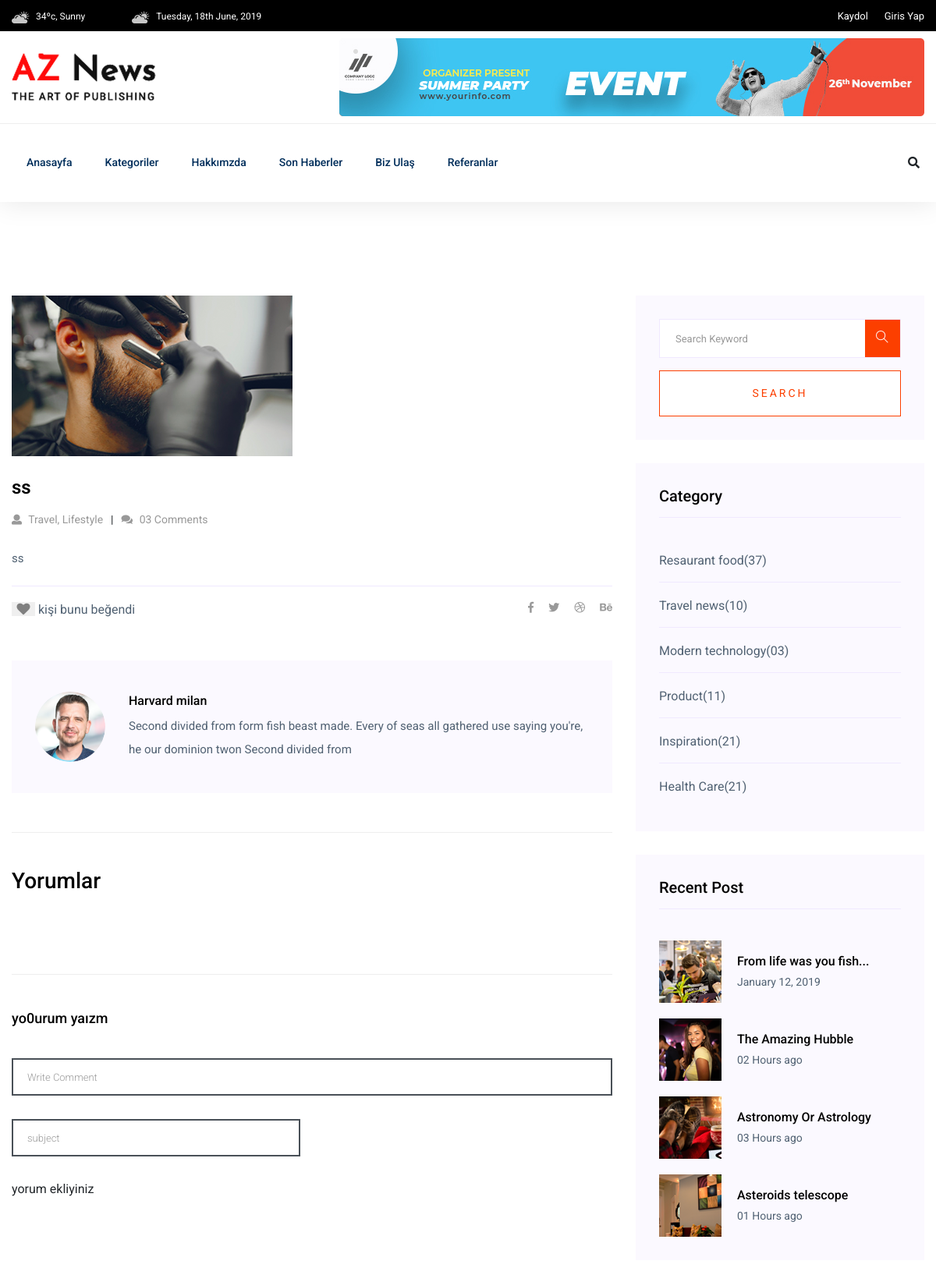
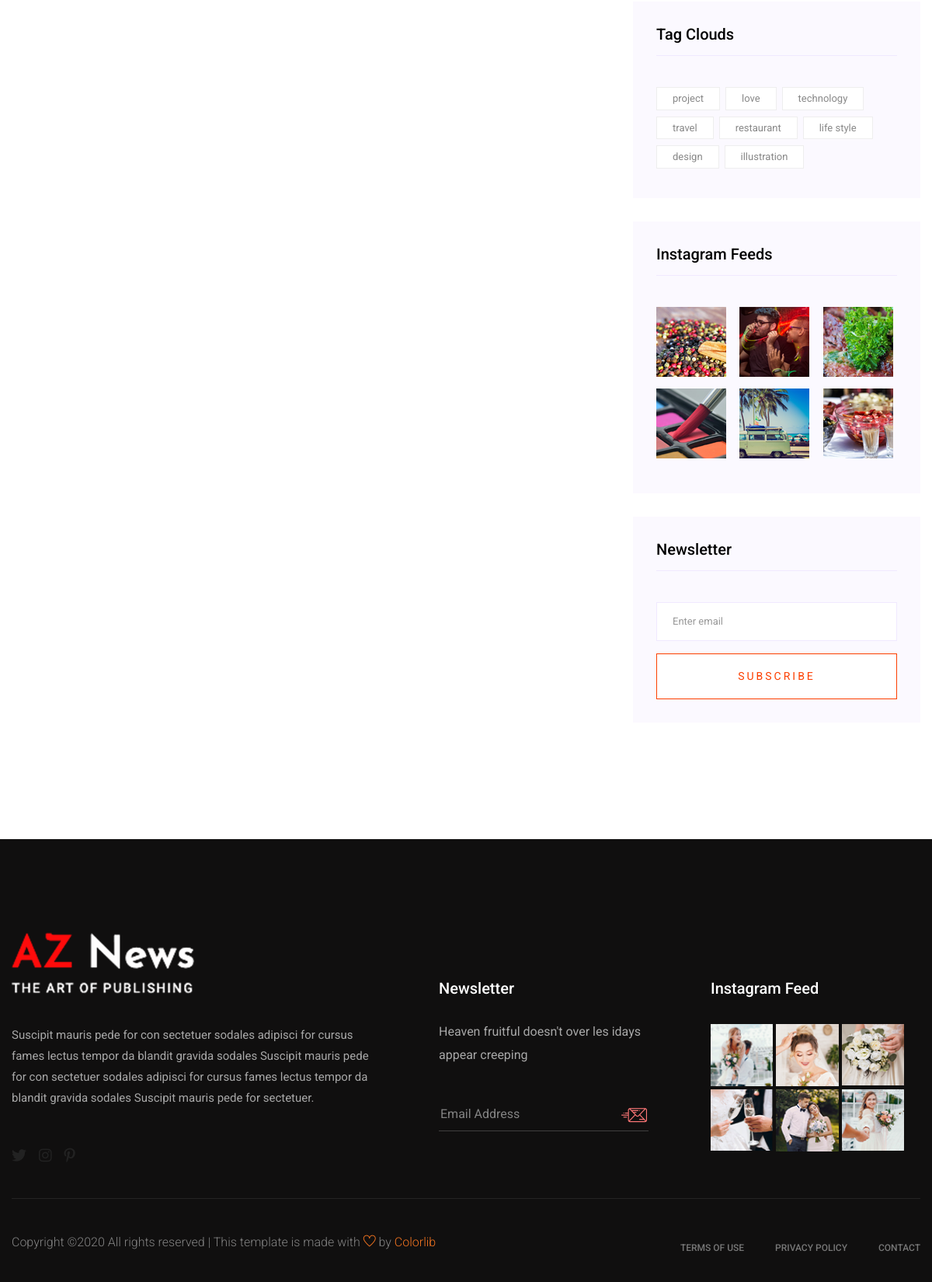
The app's page /detail/58/2 with its own data (2 pictures, top to bottom).
### Events/models.py (models this page shows, shortened)
class News(models.Model):
    Status = (
        ('True', 'Evet'),
        ('False', 'Hayır'),
    )
    category = models.ForeignKey(Category, on_delete=models.CASCADE)
    title = models.CharField(max_length=110, blank=True, )
    keywords = models.CharField(max_length=255, blank=True)
    description = models.CharField(max_length=255, blank=True)
    image = models.ImageField(blank=True, upload_to='image/', null=True)
    detail = models.TextField()
    author = models.CharField(max_length=255, blank=True)
    status = models.CharField(max_length=30, choices=Status)
    tags = models.CharField(max_length=255, blank=True)
    read_time = models.IntegerField(default=0, blank=True)
    likes = models.PositiveIntegerField(default=0)
    slug = models.SlugField(null=False,unique=True)
    create_at = models.DateTimeField(auto_now_add=True)
    update_at = models.DateTimeField(auto_now=True)
    def image_tag(self):
        return mark_safe('<img src="{}" height="50"/>'.format(self.image.url))
    image_tag.short_description = 'Image'

### home/views.py (the view)
# urls.py: path('detail/<slug:slug>/<int:id>', views.detail, name='detail'),
def detail(request, id, slug):
    newss = News.objects.get(pk=id)
    items = Category.objects.all()
    cmnts = Comment.objects.filter(news_id=id, status='True')
    context = {'newss': newss,
               'items': items,
               'cmnts': cmnts,
               }
    return render(request, "detail.html", context)

### home/templates/detail.html (shortened to what this page needs)
{% extends 'mainbase.html' %}
{% load static %}
{% block header %}{% include "header.html" %}{% endblock %}
{% block content %}
    <section class="blog_area single-post-area section-padding">
        <div class="container">
            <div class="row">
                <div class="col-lg-8 posts-list">
                    <div class="single-post">
                        <div class="feature-img">
                            <img class="img-fluid" src="{{ newss.image.url }}" alt="">
                        </div>
                        <div class="blog_details">
                            <h2>{{ newss.description }}
                            </h2>
                            <ul class="blog-info-link mt-3 mb-4">
                                <li><a href="#"><i class="fa fa-user"></i> Travel, Lifestyle</a></li>
                                <li><a href="#"><i class="fa fa-comments"></i> 03 Comments</a></li>
                            </ul>
                            <p>
                                {{ newss.detail }}
                            </p>
                        </div>
                    </div>
                    <div class="navigation-top">
                        <div class="d-sm-flex justify-content-between text-center">
                            <p id="sen">
                                <button id="myinput" class="fa fa-heart" style=" color: gray;border: none"
                                        onClick="mouseClicked()"></button>
                                        kişi bunu beğendi
                            </p>
                            <div class="col-sm-4 text-center my-2 my-sm-0">
                            </div>
                            <ul class="social-icons">
                                <li><a href="#"><i class="fab fa-facebook-f"></i></a></li>
                                <li><a href="#"><i class="fab fa-twitter"></i></a></li>
                                <li><a href="#"><i class="fab fa-dribbble"></i></a></li>
                                <li><a href="#"><i class="fab fa-behance"></i></a></li>
                            </ul>
                        </div>
                    </div>
                    <div class="blog-author">
                        <div class="media align-items-center">
                            <img src="assets/img/blog/author.png" alt="">
                            <div class="media-body">
                                <a href="#">
                                    <h4>Harvard milan</h4>
                                </a>
                                <p>Second divided from form fish beast made. Every of seas all gathered use saying
                                    you're, he
                                    our dominion twon Second divided from</p>
                            </div>
                        </div>
                    </div>
                    <div class="comments-area">
                        <h3>{{ 'Yorumlar' }}</h3>
                    </div>
                    <div class="comment-form">
                        <h4> yo0urum yaızm </h4>
                        <form class="form-contact comment_form" action="/addcomment/{{ newss.id }}" method="post"
                              id="commentForm">
                            <div class="row">
                                <div class="col-12">
                                    <div class="form-group">
                                        <input style="border:solid 2px;" class="form-control w-100" name="comment"
                                               id="comment"
                                               cols="30" rows="9"
                                               placeholder="Write Comment">
                                    </div>
                                </div>
                                <div class="col-sm-6">
                                    <div class="form-group">
                                        <input style="border:solid 2px;" class="form-control" name="subject"
                                               id="subject" type="text"
                                               placeholder="subject">
                                    </div>
                                </div>
                            </div>
                            <div class="form-group">
                                {% if user.id is not None %}
                                    <button type="submit" class="button button-contactForm btn_1 boxed-btn">Send Message
                                    </button>
                                {% else %}
                                    yorum ekliyiniz
                                {% endif %}
                            </div>
                        </form>
                    </div>
                </div>
                <div class="col-lg-4">
                    <div class="blog_right_sidebar">
                        <aside class="single_sidebar_widget search_widget">
                            <form action="#">
                                <div class="form-group">
                                    <div class="input-group mb-3">
                                        <input type="text" class="form-control" placeholder='Search Keyword'
                                               onfocus="this.placeholder = ''"
                                               onblur="this.placeholder = 'Search Keyword'">
                                        <div class="input-group-append">
                                            <button class="btns" type="button"><i class="ti-search"></i></button>
                                        </div>
                                    </div>
                                </div>
                                <button class="button rounded-0 primary-bg text-white w-100 btn_1 boxed-btn"
                                        type="submit">Search
                                </button>
                            </form>
                        </aside>
                        <aside class="single_sidebar_widget post_category_widget">
                            <h4 class="widget_title">Category</h4>
                            <ul class="list cat-list">
                                <li>
                                    <a href="#" class="d-flex">
                                        <p>Resaurant food</p>
                                        <p>(37)</p>
                                    </a>
                                </li>
                                <li>
                                    <a href="#" class="d-flex">
                                        <p>Travel news</p>
                                        <p>(10)</p>
                                    </a>
                                </li>
                                <li>
                                    <a href="#" class="d-flex">
                                        <p>Modern technology</p>
                                        <p>(03)</p>
                                    </a>
                                </li>
                                <li>
                                    <a href="#" class="d-flex">
                                        <p>Product</p>
                                        <p>(11)</p>
                                    </a>
                                </li>
                                <li>
                                    <a href="#" class="d-flex">
                                        <p>Inspiration</p>
                                        <p>(21)</p>
                                    </a>
                                </li>
                                <li>
                                    <a href="#" class="d-flex">
                                        <p>Health Care</p>
                                        <p>(21)</p>
                                    </a>
                                </li>
                            </ul>
                        </aside>
                        <aside class="single_sidebar_widget popular_post_widget">
                            <h3 class="widget_title">Recent Post</h3>
                            <div class="media post_item">
                                <img src="assets/img/post/post_1.png" alt="post">
                                <div class="media-body">
                                    <a href="single-blog.html">
                                        <h3>From life was you fish...</h3>
                                    </a>
                                    <p>January 12, 2019</p>
                                </div>
                            </div>
                            <div class="media post_item">
                                <img src="assets/img/post/post_2.png" alt="post">
                                <div class="media-body">
                                    <a href="single-blog.html">
                                        <h3>The Amazing Hubble</h3>
                                    </a>
                                    <p>02 Hours ago</p>
                                </div>
                            </div>
                            <div class="media post_item">
                                <img src="assets/img/post/post_3.png" alt="post">
                                <div class="media-body">
                                    <a href="single-blog.html">
                                        <h3>Astronomy Or Astrology</h3>
                                    </a>
                                    <p>03 Hours ago</p>
                                </div>
                            </div>
                            <div class="media post_item">
                                <img src="assets/img/post/post_4.png" alt="post">
                                <div class="media-body">
                                    <a href="single-blog.html">
                                        <h3>Asteroids telescope</h3>
                                    </a>
                                    <p>01 Hours ago</p>
                                </div>
                            </div>
                        </aside>
                        <aside class="single_sidebar_widget tag_cloud_widget">
                            <h4 class="widget_title">Tag Clouds</h4>
                            <ul class="list">
                                <li>
                                    <a href="#">project</a>
                                </li>
                                <li>
                                    <a href="#">love</a>
                                </li>
                                <li>
                                    <a href="#">technology</a>
                                </li>
                                <li>
                                    <a href="#">travel</a>
                                </li>
                                <li>
                                    <a href="#">restaurant</a>
                                </li>
                                <li>
                                    <a href="#">life style</a>
                                </li>
                                <li>
                                    <a href="#">design</a>
                                </li>
                                <li>
                                    <a href="#">illustration</a>
                                </li>
                            </ul>
                        </aside>
                        <aside class="single_sidebar_widget instagram_feeds">
                            <h4 class="widget_title">Instagram Feeds</h4>
                            <ul class="instagram_row flex-wrap">
                                <li>
                                    <a href="#">
                                        <img class="img-fluid" src="assets/img/post/post_5.png" alt="">
                                    </a>
                                </li>
                                <li>
                                    <a href="#">
                                        <img class="img-fluid" src="assets/img/post/post_6.png" alt="">
                                    </a>
                                </li>
                                <li>
                                    <a href="#">
                                        <img class="img-fluid" src="assets/img/post/post_7.png" alt="">
                                    </a>
                                </li>
                                <li>
                                    <a href="#">
                                        <img class="img-fluid" src="assets/img/post/post_8.png" alt="">
                                    </a>
                                </li>
                                <li>
                                    <a href="#">
                                        <img class="img-fluid" src="assets/img/post/post_9.png" alt="">
                                    </a>
                                </li>
                                <li>
                                    <a href="#">
                                        <img class="img-fluid" src="assets/img/post/post_10.png" alt="">
                                    </a>
                                </li>
                            </ul>
                        </aside>
                        <aside class="single_sidebar_widget newsletter_widget">
                            <h4 class="widget_title">Newsletter</h4>
                            <form action="#">
                                <div class="form-group">
                                    <input type="email" class="form-control" onfocus="this.placeholder = ''"
                                           onblur="this.placeholder = 'Enter email'" placeholder='Enter email' required>
                                </div>
                                <button class="button rounded-0 primary-bg text-white w-100 btn_1 boxed-btn"
                                        type="submit">Subscribe
                                </button>
                            </form>
                        </aside>
                    </div>
                </div>
            </div>
        </div>
    </section>
{% endblock %}
{% block footer %}{% include "footer.html" %}{% endblock %}

### records on screen
News: image (picture), description "ss", detail "ss"

### other values on screen
{{ 'Yorumlar' }} "Yorumlar"
